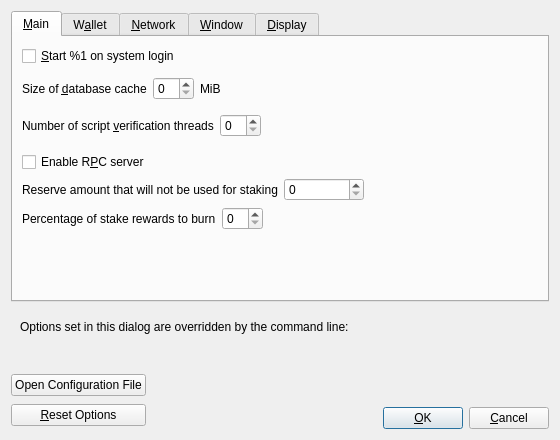
<?xml version="1.0" encoding="UTF-8"?>
<ui version="4.0">
 <class>OptionsDialog</class>
 <widget class="QDialog" name="OptionsDialog">
  <property name="geometry">
   <rect>
    <x>0</x>
    <y>0</y>
    <width>560</width>
    <height>440</height>
   </rect>
  </property>
  <property name="windowTitle">
   <string>Options</string>
  </property>
  <property name="modal">
   <bool>true</bool>
  </property>
  <layout class="QVBoxLayout" name="verticalLayout">
   <item>
    <widget class="QTabWidget" name="tabWidget">
     <property name="currentIndex">
      <number>0</number>
     </property>
     <widget class="QWidget" name="tabMain">
      <attribute name="title">
       <string>&amp;Main</string>
      </attribute>
      <layout class="QVBoxLayout" name="verticalLayout_Main">
       <item>
        <widget class="QCheckBox" name="bitcoinAtStartup">
         <property name="toolTip">
          <string>Automatically start %1 after logging in to the system.</string>
         </property>
         <property name="text">
          <string>&amp;Start %1 on system login</string>
         </property>
        </widget>
       </item>
       <item>
        <spacer name="horizontalSpacer_0_Main">
         <property name="orientation">
          <enum>Qt::Horizontal</enum>
         </property>
         <property name="sizeHint" stdset="0">
          <size>
           <width>40</width>
           <height>5</height>
          </size>
         </property>
        </spacer>
       </item>
       <item>
        <layout class="QHBoxLayout" name="horizontalLayout_2_Main">
         <item>
          <widget class="QLabel" name="databaseCacheLabel">
           <property name="toolTip">
            <string extracomment="Tooltip text for Options window setting that sets the size of the database cache. Explains the corresponding effects of increasing/decreasing this value.">Maximum database cache size. A larger cache can contribute to faster sync, after which the benefit is less pronounced for most use cases. Lowering the cache size will reduce memory usage. Unused mempool memory is shared for this cache.</string>
           </property>
           <property name="text">
            <string>Size of &amp;database cache</string>
           </property>
           <property name="textFormat">
            <enum>Qt::PlainText</enum>
           </property>
           <property name="buddy">
            <cstring>databaseCache</cstring>
           </property>
          </widget>
         </item>
         <item>
          <widget class="QSpinBox" name="databaseCache"/>
         </item>
         <item>
          <widget class="QLabel" name="databaseCacheUnitLabel">
           <property name="text">
            <string>MiB</string>
           </property>
           <property name="textFormat">
            <enum>Qt::PlainText</enum>
           </property>
          </widget>
         </item>
         <item>
          <spacer name="horizontalSpacer_2_Main">
           <property name="orientation">
            <enum>Qt::Horizontal</enum>
           </property>
           <property name="sizeHint" stdset="0">
            <size>
             <width>40</width>
             <height>20</height>
            </size>
           </property>
          </spacer>
         </item>
        </layout>
       </item>
       <item>
        <layout class="QHBoxLayout" name="horizontalLayout_Main_VerifyLabel">
         <item>
          <widget class="QLabel" name="threadsScriptVerifLabel">
           <property name="toolTip">
            <string extracomment="Tooltip text for Options window setting that sets the number of script verification threads. Explains that negative values mean to leave these many cores free to the system.">Set the number of script verification threads. Negative values correspond to the number of cores you want to leave free to the system.</string>
           </property>
           <property name="text">
            <string>Number of script &amp;verification threads</string>
           </property>
           <property name="textFormat">
            <enum>Qt::PlainText</enum>
           </property>
           <property name="buddy">
            <cstring>threadsScriptVerif</cstring>
           </property>
          </widget>
         </item>
         <item>
          <widget class="QSpinBox" name="threadsScriptVerif">
           <property name="toolTip">
            <string>(0 = auto, &lt;0 = leave that many cores free)</string>
           </property>
          </widget>
         </item>
         <item>
          <spacer name="horizontalSpacer_Main_Threads">
           <property name="orientation">
            <enum>Qt::Horizontal</enum>
           </property>
           <property name="sizeHint" stdset="0">
            <size>
             <width>40</width>
             <height>40</height>
            </size>
           </property>
          </spacer>
         </item>
        </layout>
       </item>
       <item>
       <widget class="QCheckBox" name="enableServer">
         <property name="toolTip">
          <string extracomment="Tooltip text for Options window setting that enables the RPC server.">This allows you or a third party tool to communicate with the node through command-line and JSON-RPC commands.</string>
         </property>
         <property name="text">
          <string extracomment="An Options window setting to enable the RPC server.">Enable R&amp;PC server</string>
         </property>
        </widget>
       </item>
       <item>
        <layout class="QHBoxLayout" name="horizontalLayout_Main_ReserveBalanceLabel">
         <item>
          <widget class="QLabel" name="reserveBalanceLabel">
           <property name="text">
            <string>Reserve amount that will not be used for staking</string>
           </property>
           <property name="textFormat">
            <enum>Qt::PlainText</enum>
           </property>
           <property name="buddy">
            <cstring>reserveBalance</cstring>
           </property>
          </widget>
         </item>
         <item>
          <widget class="BitcoinAmountField" name="reserveBalance">
           <property name="sizePolicy">
             <sizepolicy hsizetype="Fixed" vsizetype="Fixed">
             <horstretch>0</horstretch>
             <verstretch>0</verstretch>
             </sizepolicy>
           </property>
           <property name="minimumSize">
             <size>
             <width>80</width>
             <height>0</height>
             </size>
           </property>
           <property name="maximumSize">
             <size>
             <width>1000</width>
             <height>100</height>
             </size>
           </property>
           <property name="toolTip">
            <string>Reserve amount that will not be used for staking</string>
           </property>
          </widget>
         </item>
         <item>
          <spacer name="horizontalSpacer_Main_ReserveBalance">
           <property name="orientation">
            <enum>Qt::Horizontal</enum>
           </property>
           <property name="sizeHint" stdset="0">
            <size>
             <width>40</width>
             <height>20</height>
            </size>
           </property>
          </spacer>
         </item>
        </layout>
       </item>
       <item>
        <layout class="QHBoxLayout" name="horizontalLayout_Main_BurnLabel">
         <item>
          <widget class="QLabel" name="burnPercentageLabel">
           <property name="text">
            <string>Percentage of stake rewards to burn</string>
           </property>
           <property name="textFormat">
            <enum>Qt::PlainText</enum>
           </property>
           <property name="buddy">
            <cstring>burnPercentage</cstring>
           </property>
          </widget>
         </item>
         <item>
          <widget class="QSpinBox" name="burnPercentage">
           <property name="toolTip">
            <string>(set preferrable value in %)</string>
           </property>
          </widget>
         </item>
         <item>
          <spacer name="horizontalSpacer_Main_Burn">
           <property name="orientation">
            <enum>Qt::Horizontal</enum>
           </property>
           <property name="sizeHint" stdset="0">
            <size>
             <width>40</width>
             <height>20</height>
            </size>
           </property>
          </spacer>
         </item>
        </layout>
       </item>
       <item>
        <spacer name="verticalSpacer_Main">
         <property name="orientation">
          <enum>Qt::Vertical</enum>
         </property>
         <property name="sizeHint" stdset="0">
          <size>
           <width>20</width>
           <height>40</height>
          </size>
         </property>
        </spacer>
       </item>
      </layout>
     </widget>
     <widget class="QWidget" name="tabWallet">
      <attribute name="title">
       <string>W&amp;allet</string>
      </attribute>
      <layout class="QVBoxLayout" name="verticalLayout_Wallet">
       <item>
        <widget class="QCheckBox" name="subFeeFromAmount">
         <property name="toolTip">
          <string extracomment="Tooltip text for Options window setting that sets subtracting the fee from a sending amount as default.">Whether to set subtract fee from amount as default or not.</string>
         </property>
         <property name="text">
          <string extracomment="An Options window setting to set subtracting the fee from a sending amount as default.">Subtract &amp;fee from amount by default</string>
         </property>
        </widget>
       </item>
       <item>
        <widget class="QGroupBox" name="groupBox">
         <property name="title">
          <string>Expert</string>
         </property>
         <layout class="QVBoxLayout" name="verticalLayout_2">
          <item>
           <widget class="QCheckBox" name="coinControlFeatures">
            <property name="toolTip">
             <string>Whether to show coin control features or not.</string>
            </property>
            <property name="text">
             <string>Enable coin &amp;control features</string>
            </property>
           </widget>
          </item>
          <item>
           <widget class="QCheckBox" name="spendZeroConfChange">
            <property name="toolTip">
             <string>If you disable the spending of unconfirmed change, the change from a transaction cannot be used until that transaction has at least one confirmation. This also affects how your balance is computed.</string>
            </property>
            <property name="text">
             <string>&amp;Spend unconfirmed change</string>
            </property>
           </widget>
          </item>
          <item>
           <widget class="QCheckBox" name="m_enable_psbt_controls">
            <property name="text">
             <string extracomment="An options window setting to enable PSBT controls.">Enable &amp;PSBT controls</string>
            </property>
            <property name="toolTip">
             <string extracomment="Tooltip text for options window setting that enables PSBT controls.">Whether to show PSBT controls.</string>
            </property>
           </widget>
          </item>
         </layout>
        </widget>
       </item>
       <item>
        <widget class="QGroupBox" name="groupBoxHww">
         <property name="title">
          <string>External Signer (e.g. hardware wallet)</string>
         </property>
         <layout class="QVBoxLayout" name="verticalLayoutHww">
          <item>
           <layout class="QHBoxLayout" name="horizontalLayoutHww">
            <item>
             <widget class="QLabel" name="externalSignerPathLabel">
              <property name="text">
               <string>&amp;External signer script path</string>
              </property>
              <property name="buddy">
               <cstring>externalSignerPath</cstring>
              </property>
             </widget>
            </item>
            <item>
             <widget class="QLineEdit" name="externalSignerPath">
              <property name="toolTip">
               <string>Full path to a %1 compatible script (e.g. C:\Downloads\hwi.exe or /Users/you/Downloads/hwi.py). Beware: malware can steal your coins!</string>
              </property>
             </widget>
            </item>
           </layout>
          </item>
         </layout>
        </widget>
       </item>
       <item>
        <spacer name="verticalSpacer_Wallet">
         <property name="orientation">
          <enum>Qt::Vertical</enum>
         </property>
         <property name="sizeHint" stdset="0">
          <size>
           <width>20</width>
           <height>40</height>
          </size>
         </property>
        </spacer>
       </item>
      </layout>
     </widget>
     <widget class="QWidget" name="tabNetwork">
      <attribute name="title">
       <string>&amp;Network</string>
      </attribute>
      <layout class="QVBoxLayout" name="verticalLayout_Network">
       <item>
        <widget class="QCheckBox" name="mapPortUpnp">
         <property name="toolTip">
          <string>Automatically open the dorkcoin client port on the router. This only works when your router supports UPnP and it is enabled.</string>
         </property>
         <property name="text">
          <string>Map port using &amp;UPnP</string>
         </property>
        </widget>
       </item>
       <item>
        <widget class="QCheckBox" name="mapPortNatpmp">
         <property name="toolTip">
          <string>Automatically open the Dorkcoin client port on the router. This only works when your router supports NAT-PMP and it is enabled. The external port could be random.</string>
         </property>
         <property name="text">
          <string>Map port using NA&amp;T-PMP</string>
         </property>
        </widget>
       </item>
       <item>
        <widget class="QCheckBox" name="allowIncoming">
         <property name="toolTip">
          <string>Accept connections from outside.</string>
         </property>
         <property name="text">
          <string>Allow incomin&amp;g connections</string>
         </property>
        </widget>
       </item>
       <item>
        <widget class="QCheckBox" name="connectSocks">
         <property name="toolTip">
          <string>Connect to the Dorkcoin network through a SOCKS5 proxy.</string>
         </property>
         <property name="text">
          <string>&amp;Connect through SOCKS5 proxy (default proxy):</string>
         </property>
        </widget>
       </item>
       <item>
        <layout class="QHBoxLayout" name="horizontalLayout_1_Network">
         <item>
          <widget class="QLabel" name="proxyIpLabel">
           <property name="text">
            <string>Proxy &amp;IP:</string>
           </property>
           <property name="textFormat">
            <enum>Qt::PlainText</enum>
           </property>
           <property name="buddy">
            <cstring>proxyIp</cstring>
           </property>
          </widget>
         </item>
         <item>
          <widget class="QValidatedLineEdit" name="proxyIp">
           <property name="minimumSize">
            <size>
             <width>140</width>
             <height>0</height>
            </size>
           </property>
           <property name="maximumSize">
            <size>
             <width>140</width>
             <height>16777215</height>
            </size>
           </property>
           <property name="toolTip">
            <string>IP address of the proxy (e.g. IPv4: 127.0.0.1 / IPv6: ::1)</string>
           </property>
          </widget>
         </item>
         <item>
          <widget class="QLabel" name="proxyPortLabel">
           <property name="text">
            <string>&amp;Port:</string>
           </property>
           <property name="textFormat">
            <enum>Qt::PlainText</enum>
           </property>
           <property name="buddy">
            <cstring>proxyPort</cstring>
           </property>
          </widget>
         </item>
         <item>
          <widget class="QLineEdit" name="proxyPort">
           <property name="minimumSize">
            <size>
             <width>55</width>
             <height>0</height>
            </size>
           </property>
           <property name="maximumSize">
            <size>
             <width>55</width>
             <height>16777215</height>
            </size>
           </property>
           <property name="toolTip">
            <string>Port of the proxy (e.g. 9050)</string>
           </property>
          </widget>
         </item>
         <item>
          <spacer name="horizontalSpacer_1_Network">
           <property name="orientation">
            <enum>Qt::Horizontal</enum>
           </property>
           <property name="sizeHint" stdset="0">
            <size>
             <width>40</width>
             <height>20</height>
            </size>
           </property>
          </spacer>
         </item>
        </layout>
       </item>
       <item>
        <layout class="QHBoxLayout" name="horizontalLayout_2_Network">
         <item>
          <widget class="QLabel" name="proxyActiveNets">
           <property name="text">
            <string>Used for reaching peers via:</string>
           </property>
           <property name="textFormat">
            <enum>Qt::PlainText</enum>
           </property>
          </widget>
         </item>
         <item>
          <widget class="QCheckBox" name="proxyReachIPv4">
           <property name="enabled">
            <bool>false</bool>
           </property>
           <property name="toolTip">
            <string>Shows if the supplied default SOCKS5 proxy is used to reach peers via this network type.</string>
           </property>
           <property name="text">
            <string/>
           </property>
          </widget>
         </item>
         <item>
          <widget class="QLabel" name="proxyReachIPv4Label">
           <property name="text">
            <string>IPv4</string>
           </property>
           <property name="textFormat">
            <enum>Qt::PlainText</enum>
           </property>
          </widget>
         </item>
         <item>
          <widget class="QCheckBox" name="proxyReachIPv6">
           <property name="enabled">
            <bool>false</bool>
           </property>
           <property name="toolTip">
            <string>Shows if the supplied default SOCKS5 proxy is used to reach peers via this network type.</string>
           </property>
           <property name="text">
            <string/>
           </property>
          </widget>
         </item>
         <item>
          <widget class="QLabel" name="proxyReachIPv6Label">
           <property name="text">
            <string>IPv6</string>
           </property>
           <property name="textFormat">
            <enum>Qt::PlainText</enum>
           </property>
          </widget>
         </item>
         <item>
          <widget class="QCheckBox" name="proxyReachTor">
           <property name="enabled">
            <bool>false</bool>
           </property>
           <property name="toolTip">
            <string>Shows if the supplied default SOCKS5 proxy is used to reach peers via this network type.</string>
           </property>
           <property name="text">
            <string/>
           </property>
          </widget>
         </item>
         <item>
          <widget class="QLabel" name="proxyReachTorLabel">
           <property name="text">
            <string>Tor</string>
           </property>
           <property name="textFormat">
            <enum>Qt::PlainText</enum>
           </property>
          </widget>
         </item>
         <item>
          <spacer name="horizontalSpacer_2_Network">
           <property name="orientation">
            <enum>Qt::Horizontal</enum>
           </property>
           <property name="sizeHint" stdset="0">
            <size>
             <width>40</width>
             <height>20</height>
            </size>
           </property>
          </spacer>
         </item>
        </layout>
       </item>
       <item>
        <widget class="QCheckBox" name="connectSocksTor">
         <property name="toolTip">
          <string>Connect to the Dorkcoin network through a separate SOCKS5 proxy for Tor onion services.</string>
         </property>
         <property name="text">
          <string>Use separate SOCKS&amp;5 proxy to reach peers via Tor onion services:</string>
         </property>
        </widget>
       </item>
       <item>
        <layout class="QHBoxLayout" name="horizontalLayout_3_Network">
         <item>
          <widget class="QLabel" name="proxyIpTorLabel">
           <property name="text">
            <string>Proxy &amp;IP:</string>
           </property>
           <property name="textFormat">
            <enum>Qt::PlainText</enum>
           </property>
           <property name="buddy">
            <cstring>proxyIpTor</cstring>
           </property>
          </widget>
         </item>
         <item>
          <widget class="QValidatedLineEdit" name="proxyIpTor">
           <property name="minimumSize">
            <size>
             <width>140</width>
             <height>0</height>
            </size>
           </property>
           <property name="maximumSize">
            <size>
             <width>140</width>
             <height>16777215</height>
            </size>
           </property>
           <property name="toolTip">
            <string>IP address of the proxy (e.g. IPv4: 127.0.0.1 / IPv6: ::1)</string>
           </property>
          </widget>
         </item>
         <item>
          <widget class="QLabel" name="proxyPortTorLabel">
           <property name="text">
            <string>&amp;Port:</string>
           </property>
           <property name="textFormat">
            <enum>Qt::PlainText</enum>
           </property>
           <property name="buddy">
            <cstring>proxyPortTor</cstring>
           </property>
          </widget>
         </item>
         <item>
          <widget class="QLineEdit" name="proxyPortTor">
           <property name="minimumSize">
            <size>
             <width>55</width>
             <height>0</height>
            </size>
           </property>
           <property name="maximumSize">
            <size>
             <width>55</width>
             <height>16777215</height>
            </size>
           </property>
           <property name="toolTip">
            <string>Port of the proxy (e.g. 9050)</string>
           </property>
          </widget>
         </item>
         <item>
          <spacer name="horizontalSpacer_4_Network">
           <property name="orientation">
            <enum>Qt::Horizontal</enum>
           </property>
           <property name="sizeHint" stdset="0">
            <size>
             <width>40</width>
             <height>20</height>
            </size>
           </property>
          </spacer>
         </item>
        </layout>
       </item>
       <item>
        <spacer name="verticalSpacer_Network">
         <property name="orientation">
          <enum>Qt::Vertical</enum>
         </property>
         <property name="sizeHint" stdset="0">
          <size>
           <width>20</width>
           <height>40</height>
          </size>
         </property>
        </spacer>
       </item>
      </layout>
     </widget>
     <widget class="QWidget" name="tabWindow">
      <attribute name="title">
       <string>&amp;Window</string>
      </attribute>
      <layout class="QVBoxLayout" name="verticalLayout_Window">
       <item>
        <widget class="QCheckBox" name="showTrayIcon">
         <property name="toolTip">
          <string>Show the icon in the system tray.</string>
         </property>
         <property name="text">
          <string>&amp;Show tray icon</string>
         </property>
         <property name="checked">
          <bool>true</bool>
         </property>
        </widget>
       </item>
       <item>
        <widget class="QCheckBox" name="minimizeToTray">
         <property name="toolTip">
          <string>Show only a tray icon after minimizing the window.</string>
         </property>
         <property name="text">
          <string>&amp;Minimize to the tray instead of the taskbar</string>
         </property>
        </widget>
       </item>
       <item>
        <widget class="QCheckBox" name="minimizeOnClose">
         <property name="toolTip">
          <string>Minimize instead of exit the application when the window is closed. When this option is enabled, the application will be closed only after selecting Exit in the menu.</string>
         </property>
         <property name="text">
          <string>M&amp;inimize on close</string>
         </property>
        </widget>
       </item>
       <item>
        <spacer name="verticalSpacer_Window">
         <property name="orientation">
          <enum>Qt::Vertical</enum>
         </property>
         <property name="sizeHint" stdset="0">
          <size>
           <width>20</width>
           <height>40</height>
          </size>
         </property>
        </spacer>
       </item>
      </layout>
     </widget>
     <widget class="QWidget" name="tabDisplay">
      <attribute name="title">
       <string>&amp;Display</string>
      </attribute>
      <layout class="QVBoxLayout" name="verticalLayout_Display">
       <item>
        <layout class="QHBoxLayout" name="horizontalLayout_1_Display">
         <item>
          <widget class="QLabel" name="langLabel">
           <property name="text">
            <string>User Interface &amp;language:</string>
           </property>
           <property name="textFormat">
            <enum>Qt::PlainText</enum>
           </property>
           <property name="buddy">
            <cstring>lang</cstring>
           </property>
          </widget>
         </item>
         <item>
          <widget class="QValueComboBox" name="lang">
           <property name="toolTip">
            <string>The user interface language can be set here. This setting will take effect after restarting %1.</string>
           </property>
          </widget>
         </item>
        </layout>
       </item>
       <item>
        <layout class="QHBoxLayout" name="horizontalLayout_2_Display">
         <item>
          <widget class="QLabel" name="unitLabel">
            <property name="text">
             <string>Unit to show amounts in:</string>
            </property>
            <property name="textFormat">
             <enum>Qt::PlainText</enum>
            </property>
            <!-- <property name="buddy"> -->
            <!--   <cstring>unit</cstring> -->
            <!-- </property> -->
           </widget>
          </item>
          <item>
           <widget class="QValueComboBox" name="unit">
            <property name="toolTip">
             <string>Choose the default subdivision unit to show in the interface and when sending coins.</string>
            </property>
           </widget>
         </item>
        </layout>
       </item>
       <item>
        <layout class="QHBoxLayout" name="horizontalLayout_3_Display">
         <item>
          <widget class="QLabel" name="thirdPartyTxUrlsLabel">
           <property name="toolTip">
            <string>Third-party URLs (e.g. a block explorer) that appear in the transactions tab as context menu items. %s in the URL is replaced by transaction hash. Multiple URLs are separated by vertical bar |.</string>
           </property>
           <property name="text">
            <string>&amp;Third-party transaction URLs</string>
           </property>
           <property name="buddy">
            <cstring>thirdPartyTxUrls</cstring>
           </property>
          </widget>
         </item>
         <item>
          <widget class="QLineEdit" name="thirdPartyTxUrls">
           <property name="toolTip">
            <string>Third-party URLs (e.g. a block explorer) that appear in the transactions tab as context menu items. %s in the URL is replaced by transaction hash. Multiple URLs are separated by vertical bar |.</string>
           </property>
           <property name="placeholderText">
            <string notr="true">https://example.com/tx/%s</string>
           </property>
          </widget>
         </item>
        </layout>
       </item>
       <item>
        <layout class="QHBoxLayout" name="horizontalLayout_4_Display">
         <item>
          <widget class="QLabel" name="moneyFontLabel">
           <property name="text">
            <string>Font in the Overview tab: </string>
           </property>
           <property name="buddy">
            <cstring>moneyFont</cstring>
           </property>
          </widget>
         </item>
         <item>
          <widget class="QComboBox" name="moneyFont"/>
         </item>
         <item>
          <widget class="QLabel" name="moneyFont_preview">
           <property name="text">
            <string notr="true">111.11111111 DORK
909.09090909 DORK</string>
           </property>
          </widget>
         </item>
        </layout>
       </item>
       <item>
        <spacer name="verticalSpacer_Display">
         <property name="orientation">
          <enum>Qt::Vertical</enum>
         </property>
         <property name="sizeHint" stdset="0">
          <size>
           <width>20</width>
           <height>40</height>
          </size>
         </property>
        </spacer>
       </item>
      </layout>
     </widget>
    </widget>
   </item>
   <item>
    <widget class="QFrame" name="frame">
     <layout class="QVBoxLayout" name="verticalLayout_Bottom">
      <item>
       <layout class="QHBoxLayout" name="horizontalLayout_Bottom">
        <item>
         <widget class="QLabel" name="overriddenByCommandLineInfoLabel">
          <property name="text">
           <string>Options set in this dialog are overridden by the command line:</string>
          </property>
          <property name="textFormat">
           <enum>Qt::PlainText</enum>
          </property>
         </widget>
        </item>
        <item>
         <spacer name="horizontalSpacer_Bottom">
          <property name="orientation">
           <enum>Qt::Horizontal</enum>
          </property>
          <property name="sizeHint" stdset="0">
           <size>
            <width>40</width>
            <height>20</height>
           </size>
          </property>
         </spacer>
        </item>
       </layout>
      </item>
      <item>
       <widget class="QLabel" name="overriddenByCommandLineLabel">
        <property name="text">
         <string/>
        </property>
        <property name="textFormat">
         <enum>Qt::PlainText</enum>
        </property>
        <property name="wordWrap">
         <bool>true</bool>
        </property>
       </widget>
      </item>
     </layout>
    </widget>
   </item>
   <item>
    <layout class="QHBoxLayout" name="horizontalLayout_Buttons">
     <item>
      <layout class="QVBoxLayout" name="verticalLayout_Buttons">
       <item>
        <widget class="QPushButton" name="openBitcoinConfButton">
         <property name="toolTip">
          <string>Open the %1 configuration file from the working directory.</string>
         </property>
         <property name="text">
          <string>Open Configuration File</string>
         </property>
         <property name="autoDefault">
          <bool>false</bool>
         </property>
        </widget>
       </item>
       <item>
        <widget class="QPushButton" name="resetButton">
         <property name="toolTip">
          <string>Reset all client options to default.</string>
         </property>
         <property name="text">
          <string>&amp;Reset Options</string>
         </property>
         <property name="autoDefault">
          <bool>false</bool>
         </property>
        </widget>
       </item>
      </layout>
     </item>
     <item>
      <spacer name="horizontalSpacer_1">
       <property name="orientation">
        <enum>Qt::Horizontal</enum>
       </property>
       <property name="sizeHint" stdset="0">
        <size>
         <width>40</width>
         <height>48</height>
        </size>
       </property>
      </spacer>
     </item>
     <item>
      <widget class="QLabel" name="statusLabel">
       <property name="minimumSize">
        <size>
         <width>200</width>
         <height>0</height>
        </size>
       </property>
       <property name="font">
        <font>
         <weight>75</weight>
         <bold>true</bold>
        </font>
       </property>
       <property name="text">
        <string/>
       </property>
       <property name="textFormat">
        <enum>Qt::PlainText</enum>
       </property>
       <property name="wordWrap">
        <bool>true</bool>
       </property>
      </widget>
     </item>
     <item>
      <spacer name="horizontalSpacer_2">
       <property name="orientation">
        <enum>Qt::Horizontal</enum>
       </property>
       <property name="sizeHint" stdset="0">
        <size>
         <width>40</width>
         <height>48</height>
        </size>
       </property>
      </spacer>
     </item>
     <item>
      <layout class="QVBoxLayout" name="verticalLayout_4">
       <item>
        <spacer name="verticalSpacer">
         <property name="orientation">
          <enum>Qt::Vertical</enum>
         </property>
         <property name="sizeHint" stdset="0">
          <size>
           <width>20</width>
           <height>40</height>
          </size>
         </property>
        </spacer>
       </item>
       <item>
        <layout class="QHBoxLayout" name="horizontalLayout">
         <item>
          <widget class="QPushButton" name="okButton">
           <property name="text">
            <string>&amp;OK</string>
           </property>
           <property name="autoDefault">
            <bool>false</bool>
           </property>
           <property name="default">
            <bool>true</bool>
           </property>
          </widget>
         </item>
         <item>
          <widget class="QPushButton" name="cancelButton">
           <property name="text">
            <string>&amp;Cancel</string>
           </property>
           <property name="autoDefault">
            <bool>false</bool>
           </property>
          </widget>
         </item>
        </layout>
       </item>
      </layout>
     </item>
    </layout>
   </item>
  </layout>
 </widget>
 <customwidgets>
  <customwidget>
   <class>QValidatedLineEdit</class>
   <extends>QLineEdit</extends>
   <header>qt/qvalidatedlineedit.h</header>
  </customwidget>
  <customwidget>
   <class>QValueComboBox</class>
   <extends>QComboBox</extends>
   <header>qt/qvaluecombobox.h</header>
  </customwidget>
  <customwidget>
   <class>BitcoinAmountField</class>
   <extends>QSpinBox</extends>
   <header>qt/bitcoinamountfield.h</header>
  </customwidget>
 </customwidgets>
 <resources/>
 <connections/>
</ui>
